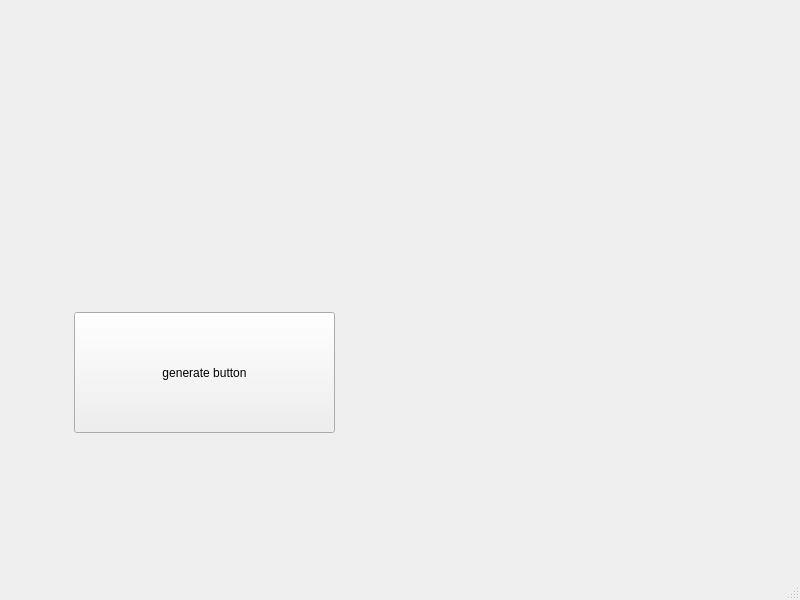
<?xml version="1.0" encoding="UTF-8"?>
<ui version="4.0">
 <class>MainWindow</class>
 <widget class="QMainWindow" name="MainWindow">
  <property name="geometry">
   <rect>
    <x>0</x>
    <y>0</y>
    <width>800</width>
    <height>600</height>
   </rect>
  </property>
  <property name="windowTitle">
   <string>MainWindow</string>
  </property>
  <widget class="QWidget" name="centralwidget">
   <widget class="QPushButton" name="generatebutton">
    <property name="geometry">
     <rect>
      <x>74</x>
      <y>312</y>
      <width>261</width>
      <height>121</height>
     </rect>
    </property>
    <property name="text">
     <string>generate button</string>
    </property>
   </widget>
  </widget>
  <widget class="QMenuBar" name="menubar">
   <property name="geometry">
    <rect>
     <x>0</x>
     <y>0</y>
     <width>800</width>
     <height>22</height>
    </rect>
   </property>
  </widget>
  <widget class="QStatusBar" name="statusbar"/>
 </widget>
 <resources/>
 <connections/>
</ui>
